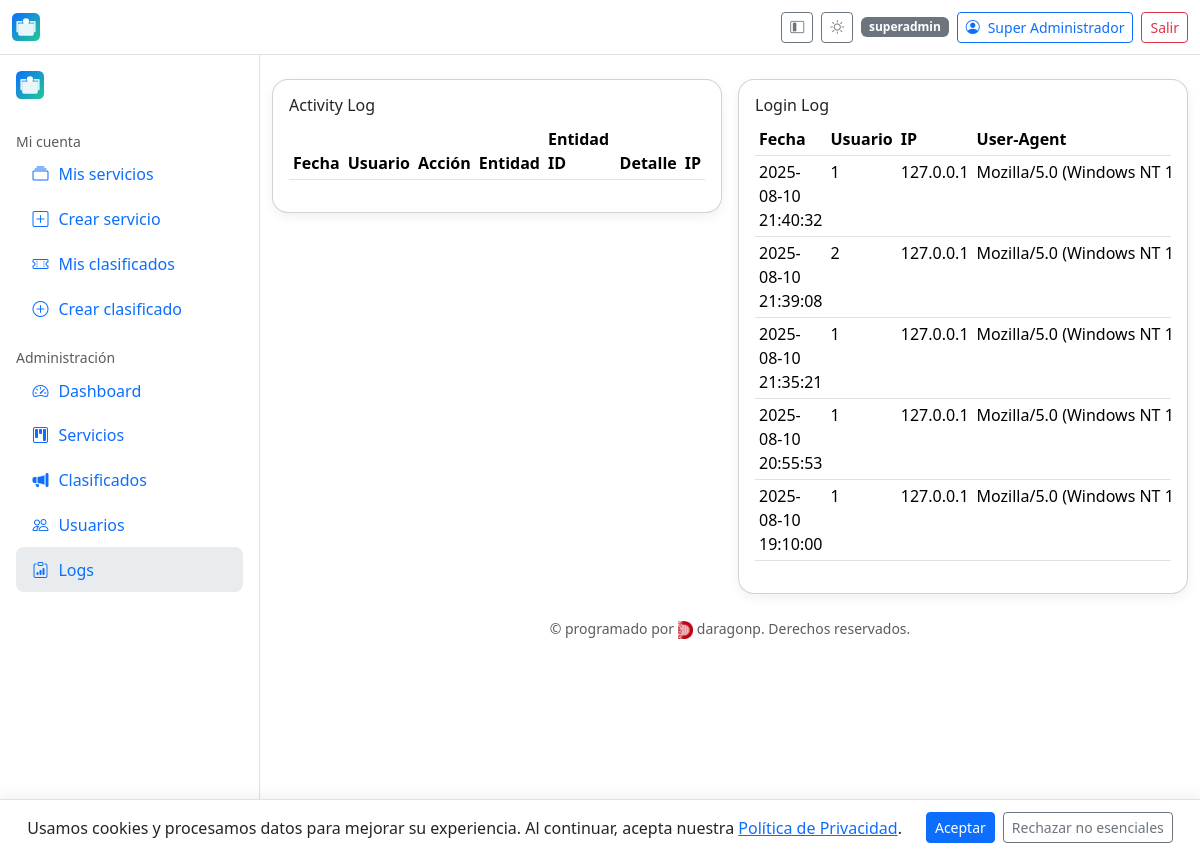
/admin/logs (signed in), run on the app's committed database.
### app/models.py (models this page shows, shortened)
class User(db.Model, UserMixin):
    __tablename__ = "user"
    id = db.Column(db.Integer, primary_key=True)
    name = db.Column(db.String(150), nullable=False)
    email = db.Column(db.String(255), unique=True, index=True, nullable=False)
    phone = db.Column(db.String(50))
    address = db.Column(db.String(255))
    avatar_url = db.Column(db.String(500))
    password_hash = db.Column(db.String(255), nullable=False)
    role = db.Column(db.String(20), default="user")  # user | admin | superadmin
    is_verified = db.Column(db.Boolean, default=False)
    verification_code = db.Column(db.String(10))
    is_deleted = db.Column(db.Boolean, default=False)
    created_at = db.Column(db.DateTime, default=datetime.utcnow)
    services = db.relationship(
        "Service",
        backref="owner",
        lazy="dynamic",
        foreign_keys="Service.owner_id",
    )
    classifieds = db.relationship(
        "Classified",
        backref="owner",
        lazy="dynamic",
        foreign_keys="Classified.owner_id",
    )

class LoginLog(db.Model):
    __tablename__ = "login_log"
    id = db.Column(db.Integer, primary_key=True)
    user_id = db.Column(db.Integer, db.ForeignKey("user.id"), index=True)
    ip = db.Column(db.String(100))
    user_agent = db.Column(db.String(500))
    location = db.Column(db.String(255))  # si luego integras GeoIP
    created_at = db.Column(db.DateTime, default=datetime.utcnow)
    user = db.relationship("User", backref="login_logs")

### app/admin.py (the view)
@admin_bp.route("/logs")
@login_required
def logs():
    if not (_require_admin()):
        return ("Forbidden", 403)
    activities = ActivityLog.query.order_by(ActivityLog.created_at.desc()).limit(500).all()
    logins = LoginLog.query.order_by(LoginLog.created_at.desc()).limit(500).all()
    return render_template("admin/logs.html", activities=activities, logins=logins)

### app/admin.py (called while the page is built)
def _require_admin():
    return current_user.is_authenticated and current_user.role in ("admin", "superadmin")

@admin_bp.before_request
def _check_admin():
    if request.endpoint and request.endpoint.startswith("admin.") and not _require_admin():
        return ("Forbidden", 403)

### app/templates/admin/logs.html (shortened to what this page needs)
{% extends "base.html" %}
{% block content %}
<div class="row g-3">
  <div class="col-12 col-xl-6">
    <div class="card card-shadow p-3">
      <h2 class="h6">Activity Log</h2>
      <div class="table-responsive">
        <table class="table table-sm" id="dt_activity">
          <thead>
            <tr>
              <th>Fecha</th>
              <th>Usuario</th>
              <th>Acción</th>
              <th>Entidad</th>
              <th>Entidad ID</th>
              <th>Detalle</th>
              <th>IP</th>
            </tr>
          </thead>
        </table>
      </div>
    </div>
  </div>
  <div class="col-12 col-xl-6">
    <div class="card card-shadow p-3">
      <h2 class="h6">Login Log</h2>
      <div class="table-responsive">
        <table class="table table-sm" id="dt_logins">
          <thead>
            <tr>
              <th>Fecha</th>
              <th>Usuario</th>
              <th>IP</th>
              <th>User-Agent</th>
            </tr>
          </thead>
          <tbody>
            {% for l in logins %}
            <tr>
              <td>{{ l.created_at.strftime('%Y-%m-%d %H:%M:%S') if l.created_at else '' }}</td>
              <td>{{ l.user_id }}</td>
              <td>{{ l.ip or '' }}</td>
              <td class="text-truncate" style="max-width: 360px">{{ l.user_agent or '' }}</td>
            </tr>
            {% endfor %}
          </tbody>
        </table>
      </div>
    </div>
  </div>
</div>
{% endblock %}

### app/templates/base.html (shortened to what this page needs)
{% set is_admin = (current_user.is_authenticated and current_user.role in ['admin','superadmin']) %}
<!doctype html>
<html lang="es">
<head>
  <link href="https://cdn.jsdelivr.net/npm/bootstrap@5.3.3/dist/css/bootstrap.min.css" rel="stylesheet">
  <link href="https://cdn.jsdelivr.net/npm/bootstrap-icons@1.11.3/font/bootstrap-icons.css" rel="stylesheet">
  <link href="https://cdn.datatables.net/2.0.8/css/dataTables.bootstrap5.css" rel="stylesheet">
  <link rel="stylesheet" href="{{ url_for('static', filename='css/style.css') }}">
</head>
<body class="bg-body">
<header class="navbar bg-body border-bottom sticky-top" id="appHeader">
  <div class="container-fluid">
    <a class="navbar-brand d-flex align-items-center gap-2" href="{{ url_for('main.index') }}">
      <img src="{{ APP_ICON_URL or url_for('static', filename='icon.svg') }}" alt="icon" style="width:28px;height:28px">
    </a>
    <div class="d-flex align-items-center gap-2">
      <button class="btn btn-sm btn-outline-secondary d-none d-lg-inline-flex" id="btnCollapse" title="Colapsar menú">
        <i class="bi bi-layout-sidebar-inset"></i>
      </button>
      <button class="btn btn-sm btn-outline-secondary" id="themeToggle" type="button" aria-label="Cambiar tema">
        <i class="bi bi-brightness-high" id="icon-sun" style="display:none"></i>
      </button>
      {% if current_user.is_authenticated %}
        <span class="badge text-bg-secondary d-none d-md-inline">{{ current_user.role }}</span>
        <a class="btn btn-sm btn-outline-primary d-flex align-items-center gap-2" href="{{ url_for('auth.profile') }}">
          {% if current_user.avatar_url %}
            <img src="{{ current_user.avatar_url }}" alt="avatar" class="rounded-circle" style="width:24px;height:24px;object-fit:cover;">
          {% else %}
            <i class="bi bi-person-circle"></i>
          {% endif %}
          <span class="d-none d-sm-inline">{{ current_user.name }}</span>
        </a>
        <a class="btn btn-sm btn-outline-danger" href="{{ url_for('auth.logout') }}">Salir</a>
      {% else %}
        <a class="btn btn-sm btn-outline-primary" href="{{ url_for('auth.login') }}">Ingresar</a>
        <a class="btn btn-sm btn-primary" href="{{ url_for('auth.register') }}">Registro</a>
      {% endif %}
    </div>
  </div>
</header>
<div class="layout" id="layout">
  <aside class="sidebar p-3" id="sidebar" aria-label="Menú lateral">
    <div class="mb-3 d-flex align-items-center gap-2 fw-semibold">
      <img src="{{ APP_ICON_URL or url_for('static', filename='icon.svg') }}" alt="icon" style="width:28px;height:28px">
    </div>
    <nav class="nav flex-column">
      {% if current_user.is_authenticated %}
        <div class="mt-3 text-body-secondary small text-label">Mi cuenta</div>
        <a class="nav-link {% if request.endpoint=='services.my_services' %}active{% endif %}" href="{{ url_for('services.my_services') }}">
          <span class="icon bi bi-collection"></span><span class="text-label">Mis servicios</span>
        </a>
        <a class="nav-link {% if request.endpoint=='services.create_service' %}active{% endif %}" href="{{ url_for('services.create_service') }}">
          <span class="icon bi bi-plus-square"></span><span class="text-label">Crear servicio</span>
        </a>
        <a class="nav-link {% if request.endpoint=='classifieds.mine' %}active{% endif %}" href="{{ url_for('classifieds.mine') }}">
          <span class="icon bi bi-ticket-perforated"></span><span class="text-label">Mis clasificados</span>
        </a>
        <a class="nav-link {% if request.endpoint=='classifieds.create' %}active{% endif %}" href="{{ url_for('classifieds.create') }}">
          <span class="icon bi bi-plus-circle"></span><span class="text-label">Crear clasificado</span>
        </a>
      {% endif %}
      {% if is_admin %}
        <div class="mt-3 text-body-secondary small text-label">Administración</div>
        <a class="nav-link {% if request.endpoint=='admin.dashboard' %}active{% endif %}" href="{{ url_for('admin.dashboard') }}">
          <span class="icon bi bi-speedometer2"></span><span class="text-label">Dashboard</span>
        </a>
        <a class="nav-link {% if request.endpoint=='admin.admin_services' %}active{% endif %}" href="{{ url_for('admin.admin_services') }}">
          <span class="icon bi bi-kanban"></span><span class="text-label">Servicios</span>
        </a>
        <a class="nav-link {% if request.endpoint=='admin.admin_classifieds' %}active{% endif %}" href="{{ url_for('admin.admin_classifieds') }}">
          <span class="icon bi bi-megaphone-fill"></span><span class="text-label">Clasificados</span>
        </a>
        <a class="nav-link {% if request.endpoint=='admin.users' %}active{% endif %}" href="{{ url_for('admin.users') }}">
          <span class="icon bi bi-people"></span><span class="text-label">Usuarios</span>
        </a>
        {% if current_user.role == 'superadmin' %}
          <a class="nav-link {% if request.endpoint=='admin.logs' %}active{% endif %}" href="{{ url_for('admin.logs') }}">
            <span class="icon bi bi-clipboard-data"></span><span class="text-label">Logs</span>
          </a>
        {% endif %}
      {% endif %}
    </nav>
  </aside>
  <main class="container-fluid py-4">
    {% block content %}{% endblock %}
    <footer class="text-center py-4 small text-body-secondary">
      &copy; {{ CURRENT_YEAR }} programado por
      <img src="{{ url_for('static', filename='logoda.png') }}" alt="daragonp" style="height:18px;vertical-align:middle;">
      daragonp. Derechos reservados.
    </footer>
  </main>
</div>
<div id="cookie-banner" class="cookie-banner d-none">
  <span>
    Usamos cookies y procesamos datos para mejorar su experiencia. Al continuar, acepta nuestra
    <a href="{{ url_for('main.privacy') }}" target="_blank" rel="noopener">Política de Privacidad</a>.
  </span>
  <div class="ms-3 d-flex gap-2">
    <button id="accept-cookies" class="btn btn-primary btn-sm">Aceptar</button>
    <button id="reject-cookies" class="btn btn-outline-secondary btn-sm">Rechazar no esenciales</button>
  </div>
</div>
</body>
</html>

### app/static/css/style.css (style rules this page uses)
.layout { display: grid; grid-template-columns: 260px 1fr; gap: 0; }
.sidebar { position: sticky; top: 0; height: 100vh; overflow: auto; border-right: 1px solid var(--bs-border-color); background: var(--bs-body-bg); }
.sidebar .nav-link { display:flex; align-items:center; gap:.5rem; padding:.65rem .9rem; border-radius:.5rem; }
.sidebar .nav-link.active { background: var(--bs-secondary-bg); }
.sidebar .icon { width: 1.2rem; text-align:center; }
.cookie-banner { position: fixed; bottom: 0; left: 0; width: 100%; z-index: 1080; display: flex; align-items: center; justify-content: center; gap: .5rem; padding: .75rem 1rem; background: var(--bs-body-bg); color: var(--bs-body-color); border-top: 1px solid var(--bs-border-color); box-shadow: 0 -4px 16px rgba(0,0,0,.06); }
.cookie-banner a { color: var(--bs-link-color); text-decoration: underline; }
.card-shadow { box-shadow: 0 10px 20px rgba(0,0,0,.05); border-radius:1rem; }
.text-truncate { white-space: nowrap; overflow: hidden; text-overflow: ellipsis; }

### app/templates/base.html (style rules this page uses)
.card-shadow { box-shadow: 0 0.25rem 0.75rem rgba(0,0,0,.06); }
.layout { display: grid; grid-template-columns: 260px 1fr; min-height: 100vh; }
.sidebar { border-right: 1px solid var(--bs-border-color); background: var(--bs-body-bg); }
.sidebar .nav-link { display: flex; align-items: center; gap:.5rem; border-radius:.5rem; }
.sidebar .nav-link .icon { width: 1.25rem; text-align:center; }
.cookie-banner { position: fixed; left: 0; right: 0; bottom: 0; z-index: 1080; background: var(--bs-body-bg); border-top: 1px solid var(--bs-border-color); padding: .75rem 1rem; display: flex; align-items: center; justify-content: center; }

### data on the page
User: role "superadmin", name "Super Administrador"
LoginLog: created_at "2025-08-10 21:40:32", user_id "1", ip "127.0.0.1", user_agent "Mozilla/5.0 (Windows NT 10.0; Win64; x64) A…"
LoginLog: created_at "2025-08-10 21:39:08", user_id "2", ip "127.0.0.1", user_agent "Mozilla/5.0 (Windows NT 10.0; Win64; x64) A…"
LoginLog: created_at "2025-08-10 21:35:21", user_id "1", ip "127.0.0.1", user_agent "Mozilla/5.0 (Windows NT 10.0; Win64; x64) A…"
LoginLog: created_at "2025-08-10 20:55:53", user_id "1", ip "127.0.0.1", user_agent "Mozilla/5.0 (Windows NT 10.0; Win64; x64) A…"
LoginLog: created_at "2025-08-10 19:10:00", user_id "1", ip "127.0.0.1", user_agent "Mozilla/5.0 (Windows NT 10.0; Win64; x64) A…"
